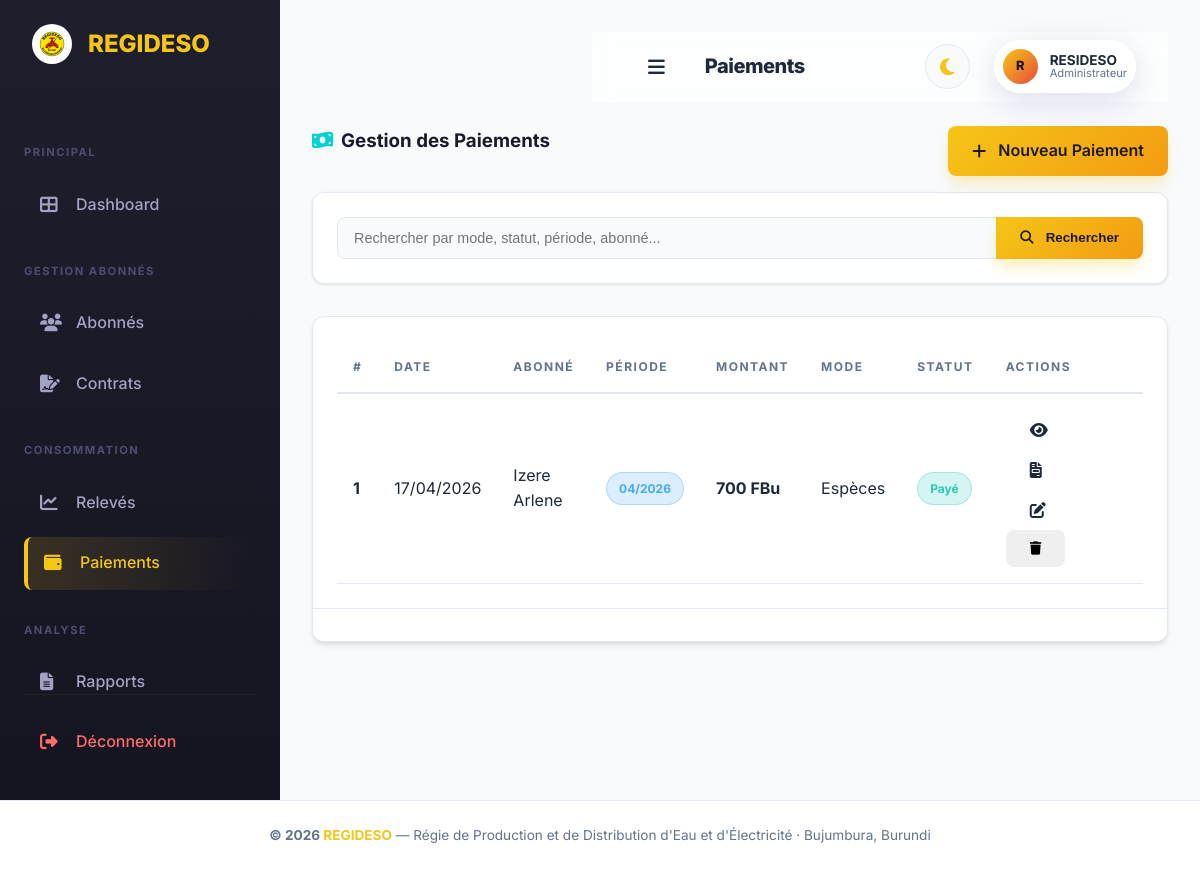
Page /paiements/index.php (signed in) on the committed database.
### tables this page shows
CREATE TABLE `paiement` (
  `id_paiement` int(11) NOT NULL,
  `date_paiement` date DEFAULT curdate(),
  `montant_paiement` decimal(10,2) NOT NULL,
  `mode_paiement` varchar(30) DEFAULT 'Esp??ces',
  `Statut_paiement` varchar(30) DEFAULT 'Pay??',
  `releve_id_releve` int(11) NOT NULL
);

CREATE TABLE `abonne` (
  `idabonne_abonnes` int(11) NOT NULL,
  `nom_abonnes` varchar(40) NOT NULL,
  `prenom_abonnes` varchar(40) NOT NULL,
  `type_abonne_abonnes` varchar(40) DEFAULT NULL,
  `telephone_abonnes` varchar(30) DEFAULT NULL,
  `email_abonnes` varchar(40) DEFAULT NULL,
  `adresse_abonne` varchar(40) DEFAULT NULL
);

CREATE TABLE `releve` (
  `id_releve` int(11) NOT NULL,
  `periode_releve` varchar(30) DEFAULT NULL,
  `date_releve` datetime DEFAULT current_timestamp(),
  `indexPrecedent_releve` decimal(10,2) DEFAULT 0.00,
  `indexSuivant_releve` decimal(10,2) DEFAULT 0.00,
  `ConsommationCalculee_releve` decimal(10,2) DEFAULT 0.00,
  `id_Compteur` int(11) NOT NULL
);

### includes/functions.php (called while the page is built, shortened)
<?php
function sanitize($data) {
    return htmlspecialchars(trim($data), ENT_QUOTES, 'UTF-8');
}
function format_date($date, $format = 'd/m/Y') {
    return date($format, strtotime($date));
}
function format_montant($montant) {
    return number_format($montant, 0, ',', ' ') . ' FBu';
}

### includes/auth.php (called while the page is built, shortened)
<?php
function has_role($role) {
    return isset($_SESSION['user_role']) && $_SESSION['user_role'] === $role;
}

### paiements/index.php (the view, shortened to what this page needs)
<?php
require_once __DIR__ . '/../includes/header.php';
$search = trim($_GET['search'] ?? '');
$where = '';
$params = [];
$sql_count = "SELECT COUNT(*) FROM paiement pay
    LEFT JOIN releve r ON pay.releve_id_releve = r.id_releve
    LEFT JOIN compteur cm ON r.id_Compteur = cm.id_Compteur
    LEFT JOIN point_de_service p ON cm.id_Point_de_service = p.id_Point_de_service
    LEFT JOIN contrat c ON p.id_Contrat = c.id_Contrat
    LEFT JOIN abonne a ON c.idabonne_abonnes = a.idabonne_abonnes $where";
$stmt = $pdo->prepare($sql_count);
$stmt->execute($params);
$total = $stmt->fetchColumn();
$page = max(1, (int)($_GET['page'] ?? 1));
$per_page = 10;
$total_pages = max(1, ceil($total / $per_page));
$page = min($page, $total_pages);
$offset = ($page - 1) * $per_page;
$pagination = ['page' => $page, 'per_page' => $per_page, 'total' => $total, 'total_pages' => $total_pages, 'offset' => $offset];
$sql = "SELECT pay.*, r.periode_releve, r.ConsommationCalculee_releve, cm.numero_Compteur, a.nom_abonnes, a.prenom_abonnes
    FROM paiement pay
    LEFT JOIN releve r ON pay.releve_id_releve = r.id_releve
    LEFT JOIN compteur cm ON r.id_Compteur = cm.id_Compteur
    LEFT JOIN point_de_service p ON cm.id_Point_de_service = p.id_Point_de_service
    LEFT JOIN contrat c ON p.id_Contrat = c.id_Contrat
    LEFT JOIN abonne a ON c.idabonne_abonnes = a.idabonne_abonnes
    $where ORDER BY pay.id_paiement DESC LIMIT $per_page OFFSET $offset";
$stmt = $pdo->prepare($sql);
$stmt->execute($params);
$paiements = $stmt->fetchAll();
?>
<div class="row mb-3">
    <div class="col-md-8">
        <h3 style="font-weight: 700; color: #1a1a2e;">
            <i class="fas fa-money-bill-wave mr-2" style="color: #00d2d3;"></i>Gestion des Paiements
        </h3>
    </div>
    <div class="col-md-4 text-right">
        <a href="create.php" class="btn btn-primary"><i class="fas fa-plus mr-1"></i> Nouveau Paiement</a>
    </div>
</div>
<div class="search-bar">
    <form method="GET" class="form-inline">
        <div class="input-group w-100">
            <input type="text" name="search" class="form-control" placeholder="Rechercher par mode, statut, période, abonné..." value="<?= sanitize($search) ?>">
            <div class="input-group-append">
                <button type="submit" class="btn btn-primary"><i class="fas fa-search mr-1"></i> Rechercher</button>
            </div>
        </div>
    </form>
</div>
<div class="card">
    <div class="card-body p-0">
        <table class="table table-hover mb-0">
            <thead>
                <tr>
                    <th>#</th>
                    <th>Date</th>
                    <th>Abonné</th>
                    <th>Période</th>
                    <th>Montant</th>
                    <th>Mode</th>
                    <th>Statut</th>
                    <th style="width:200px;">Actions</th>
                </tr>
            </thead>
            <tbody>
                <?php if (empty($paiements)): ?>
                    <tr><td colspan="8" class="text-center text-muted py-4"><i class="fas fa-inbox fa-2x mb-2 d-block"></i>Aucun paiement trouvé</td></tr>
                <?php else: foreach ($paiements as $pay): ?>
                <tr>
                    <td><strong><?= $pay['id_paiement'] ?></strong></td>
                    <td><?= format_date($pay['date_paiement']) ?></td>
                    <td><?= sanitize($pay['nom_abonnes'] . ' ' . $pay['prenom_abonnes']) ?></td>
                    <td><span class="badge badge-info"><?= sanitize($pay['periode_releve']) ?></span></td>
                    <td><strong><?= format_montant($pay['montant_paiement']) ?></strong></td>
                    <td><?= sanitize($pay['mode_paiement']) ?></td>
                    <td><span class="badge <?= $pay['Statut_paiement'] === 'Payé' ? 'badge-paye' : 'badge-impaye' ?>"><?= sanitize($pay['Statut_paiement']) ?></span></td>
                    <td>
                        <a href="view.php?id=<?= $pay['id_paiement'] ?>" class="btn btn-info btn-sm" title="Voir"><i class="fas fa-eye"></i></a>
                        <a href="facture.php?id=<?= $pay['id_paiement'] ?>" class="btn btn-success btn-sm" title="Facture"><i class="fas fa-file-invoice"></i></a>
                        <a href="edit.php?id=<?= $pay['id_paiement'] ?>" class="btn btn-warning btn-sm" title="Modifier"><i class="fas fa-edit"></i></a>
                        <?php if (has_role('Administrateur')): ?>
                        <button onclick="confirmDelete('delete.php?id=<?= $pay['id_paiement'] ?>')" class="btn btn-danger btn-sm" title="Supprimer"><i class="fas fa-trash"></i></button>
                        <?php endif; ?>
                    </td>
                </tr>
                <?php endforeach; endif; ?>
            </tbody>
        </table>
    </div>
    <div class="card-footer"><?php display_pagination($pagination, $search); ?></div>
</div>
<?php require_once __DIR__ . '/../includes/footer.php'; ?>

### assets/css/premium.css (style rules this page uses)
:root { --primary: #f5c518; --primary-dark: #e8a700; --secondary: #e74c3c; --secondary-dark: #c0392b; --accent: #1dd1a1; --bg-main: #f8fafc; --bg-sidebar: linear-gradient(180deg, #1e1e2d 0%, #151521 100%); --bg-card: #ffffff; --text-main: #1e293b; --text-muted: #64748b; --text-on-primary: #1a1a1a; --border: #e2e8f0; --glass: rgba(255, 255, 255, 0.7); --glass-border: rgba(255, 255, 255, 0.4); --shadow-sm: 0 1px 3px rgba(0,0,0,0.1); --shadow-md: 0 4px 6px -1px rgba(0,0,0,0.1), 0 2px 4px -1px rgba(0,0,0,0.06); --shadow-lg: 0 10px 15px -3px rgba(0,0,0,0.1), 0 4px 6px -2px rgba(0,0,0,0.05); --shadow-premium: 0 20px 25px -5px rgba(0,0,0,0.1), 0 10px 10px -5px rgba(0,0,0,0.04); --shadow-primary: 0 10px 15px -3px rgba(245, 197, 24, 0.3); --radius-sm: 8px; --radius-md: 12px; --radius-lg: 20px; --radius-xl: 30px; --transition: all 0.3s cubic-bezier(0.4, 0, 0.2, 1); }
* { margin: 0; padding: 0; box-sizing: border-box; }
body { font-family: 'Inter', system-ui, -apple-system, sans-serif; background-color: var(--bg-main); color: var(--text-main); line-height: 1.6; overflow-x: hidden; transition: background-color 0.3s, color 0.3s; }
a { text-decoration: none; color: inherit; transition: var(--transition); }
.row { display: flex; flex-wrap: wrap; gap: 0; margin-right: -15px; margin-left: -15px; margin-bottom: 1.5rem; }
[class*="col-"] { position: relative; width: 100%; padding-right: 15px; padding-left: 15px; }
@media (min-width: 768px) { .col-md-8 { flex: 0 0 66.666667%; max-width: 66.666667%; } }
@media (min-width: 768px) { .col-md-4 { flex: 0 0 33.333333%; max-width: 33.333333%; } }
.mb-3 { margin-bottom: 1rem !important; }
.mr-1 { margin-right: 0.25rem !important; }
.mr-2 { margin-right: 0.5rem !important; }
.text-right { text-align: right !important; }
.w-100 { width: 100% !important; }
.card { background: var(--bg-card); border: 1px solid var(--border); border-radius: var(--radius-md); box-shadow: var(--shadow-md); overflow: hidden; transition: var(--transition); animation: slideInUp 0.6s ease forwards; }
.card-body { padding: 1.5rem; }
.btn { display: inline-flex; align-items: center; justify-content: center; padding: 0.75rem 1.5rem; border-radius: var(--radius-sm); font-weight: 600; cursor: pointer; border: none; gap: 0.5rem; transition: var(--transition); white-space: nowrap; }
.btn-primary { background: linear-gradient(135deg, var(--primary), #f39c12); color: var(--text-on-primary); box-shadow: var(--shadow-primary); }
.form-control { display: block; width: 100%; padding: 0.75rem 1rem; font-size: 0.9rem; color: var(--text-main); background-color: var(--bg-main); background-clip: padding-box; border: 1px solid var(--border); border-radius: var(--radius-sm); transition: var(--transition); }
.input-group { display: flex; align-items: stretch; width: 100%; }
.input-group .form-control { flex: 1 1 auto; border-top-right-radius: 0; border-bottom-right-radius: 0; }
.input-group-append { display: flex; margin-left: -1px; }
.input-group-append .btn { border-top-left-radius: 0; border-bottom-left-radius: 0; }
.search-bar { background: var(--bg-card); padding: 1.5rem; border-radius: var(--radius-md); box-shadow: var(--shadow-sm); margin-bottom: 2rem; border: 1px solid var(--border); }
.card-footer { padding: 1rem 1.5rem; background: var(--bg-card); border-top: 1px solid var(--border); }
.table { width: 100%; border-collapse: collapse; }
.table th { background: var(--bg-card); padding: 1rem; text-align: left; font-size: 0.75rem; text-transform: uppercase; letter-spacing: 1.5px; color: var(--text-muted); position: sticky; top: 0; z-index: 10; border-bottom: 2px solid var(--border); }
.table td { padding: 1rem; border-bottom: 1px solid var(--border); transition: var(--transition); }
.badge { display: inline-block; padding: 0.35rem 0.75rem; border-radius: 20px; font-size: 0.75rem; font-weight: 700; white-space: nowrap; }
.badge-success, .badge-actif, .badge-paye { background: rgba(43, 203, 186, 0.2); color: #2bcbba; border: 1px solid rgba(43, 203, 186, 0.3); }
.badge-info { background: rgba(69, 170, 242, 0.2); color: #45aaf2; border: 1px solid rgba(69, 170, 242, 0.3); }
.card { transition: var(--transition); }
.btn { position: relative; overflow: hidden; }
.btn::after { content: ''; position: absolute; top: -50%; left: -50%; width: 200%; height: 200%; background: radial-gradient(circle, rgba(255,255,255,0.2) 0%, transparent 70%); opacity: 0; transition: opacity 0.5s ease; pointer-events: none; }

### rows in the picture
paiement: id_paiement "1", date_paiement "17/04/2026", abonne.nom_abonnes+prenom_abonnes "Izere Arlene", releve_id_releve.periode_releve "04/2026", montant_paiement "700 FBu", mode_paiement "Espèces", Statut_paiement "Payé"

### other values in the picture
$page_title "Paiements"
substr($_SESSION['user_prenom'] ?? 'U', 0, 1) "R"
$_SESSION['user_prenom'] "RESIDESO"
$_SESSION['user_role'] "Administrateur"
